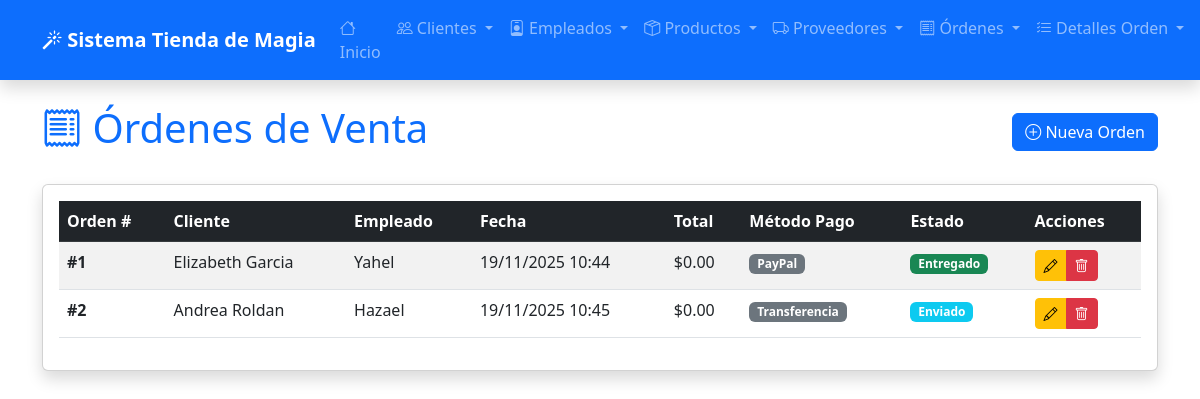
The app's page /ordenes/ with its own data.
### app_TiendadeMagia/models.py (models this page shows, shortened)
class OrdenDeVenta(models.Model):
    ESTADOS = [
        ('pendiente', 'Pendiente'),
        ('procesando', 'Procesando'),
        ('enviado', 'Enviado'),
        ('entregado', 'Entregado'),
        ('cancelado', 'Cancelado'),
    ]
    METODOS_PAGO = [
        ('efectivo', 'Efectivo'),
        ('tarjeta', 'Tarjeta'),
        ('transferencia', 'Transferencia'),
        ('paypal', 'PayPal'),
    ]
    cliente = models.ForeignKey(Cliente, on_delete=models.PROTECT)
    empleado = models.ForeignKey(Empleado, on_delete=models.PROTECT)
    fecha_orden = models.DateTimeField(auto_now_add=True)
    direccion_envio = models.CharField(max_length=500)
    metodo_pago = models.CharField(max_length=50, choices=METODOS_PAGO, default='efectivo')
    total = models.DecimalField(max_digits=10, decimal_places=2, default=0)
    estado = models.CharField(max_length=50, choices=ESTADOS, default='pendiente')
    comentarios = models.TextField(blank=True, null=True)

class Cliente(models.Model):
    nombre = models.CharField(max_length=255)
    email = models.EmailField()
    telefono = models.CharField(max_length=20)
    direccion = models.TextField()
    fecha_registro = models.DateField(auto_now_add=True)
    rfc = models.CharField(max_length=13, blank=True, null=True)

class Empleado(models.Model):
    usuario = models.OneToOneField(User, on_delete=models.CASCADE)
    puesto = models.CharField(max_length=100)
    telefono = models.CharField(max_length=20)
    fecha_contratacion = models.DateField(default=timezone.now)
    salario = models.DecimalField(max_digits=10, decimal_places=2, default=0)
    activo = models.BooleanField(default=True)

### app_TiendadeMagia/views.py (the view)
# urls.py: path('ordenes/', views.ver_ordenes, name='ver_ordenes'),
def ver_ordenes(request):
    ordenes = OrdenDeVenta.objects.all()
    return render(request, 'app_TiendadeMagia/orden_venta/ver_ordenes.html', {'ordenes': ordenes})

### app_TiendadeMagia/templates/app_TiendadeMagia/orden_venta/ver_ordenes.html (shortened to what this page needs)
<!DOCTYPE html>
<html lang="es">
<head>
    <link href="https://cdn.jsdelivr.net/npm/bootstrap@5.3.0/dist/css/bootstrap.min.css" rel="stylesheet">
    <link href="https://cdn.jsdelivr.net/npm/bootstrap-icons@1.10.0/font/bootstrap-icons.css" rel="stylesheet">
</head>
<body>
    {% include 'app_TiendadeMagia/navbar.html' %}
    <div class="container mt-4">
        <div class="d-flex justify-content-between align-items-center mb-4">
            <h1 class="text-primary">
                <i class="bi bi-receipt"></i> Órdenes de Venta
            </h1>
            <a href="{% url 'agregar_orden' %}" class="btn btn-primary">
                <i class="bi bi-plus-circle"></i> Nueva Orden
            </a>
        </div>
        {% if ordenes %}
        <div class="card shadow">
            <div class="card-body">
                <div class="table-responsive">
                    <table class="table table-striped table-hover">
                        <thead class="table-dark">
                            <tr>
                                <th>Orden #</th>
                                <th>Cliente</th>
                                <th>Empleado</th>
                                <th>Fecha</th>
                                <th>Total</th>
                                <th>Método Pago</th>
                                <th>Estado</th>
                                <th>Acciones</th>
                            </tr>
                        </thead>
                        <tbody>
                            {% for orden in ordenes %}
                            <tr>
                                <td><strong>#{{ orden.id }}</strong></td>
                                <td>{{ orden.cliente.nombre }}</td>
                                <td>{{ orden.empleado.usuario.first_name }}</td>
                                <td>{{ orden.fecha_orden|date:"d/m/Y H:i" }}</td>
                                <td>${{ orden.total }}</td>
                                <td>
                                    <span class="badge bg-secondary">{{ orden.get_metodo_pago_display }}</span>
                                </td>
                                <td>
                                    <span class="badge
                                        {% if orden.estado == 'entregado' %}bg-success
                                        {% elif orden.estado == 'procesando' %}bg-warning
                                        {% elif orden.estado == 'enviado' %}bg-info
                                        {% elif orden.estado == 'cancelado' %}bg-danger
                                        {% else %}bg-secondary{% endif %}">
                                        {{ orden.get_estado_display }}
                                    </span>
                                </td>
                                <td>
                                    <div class="btn-group btn-group-sm">
                                        <a href="{% url 'actualizar_orden' orden.id %}" class="btn btn-warning">
                                            <i class="bi bi-pencil"></i>
                                        </a>
                                        <a href="{% url 'borrar_orden' orden.id %}" class="btn btn-danger">
                                            <i class="bi bi-trash"></i>
                                        </a>
                                    </div>
                                </td>
                            </tr>
                            {% endfor %}
                        </tbody>
                    </table>
                </div>
            </div>
        </div>
        {% endif %}
    </div>
</body>
</html>

### app_TiendadeMagia/templates/app_TiendadeMagia/navbar.html (shortened to what this page needs)
<nav class="navbar navbar-expand-lg navbar-dark bg-primary shadow">
    <div class="container">
        <a class="navbar-brand" href="{% url 'inicio' %}">
            <i class="bi bi-magic"></i>
            <strong>Sistema Tienda de Magia</strong>
        </a>
        <div class="collapse navbar-collapse" id="navbarNav">
            <ul class="navbar-nav ms-auto">
                <li class="nav-item">
                    <a class="nav-link" href="{% url 'inicio' %}">
                        <i class="bi bi-house"></i> Inicio
                    </a>
                </li>
                <li class="nav-item dropdown">
                    <a class="nav-link dropdown-toggle" href="#" role="button" data-bs-toggle="dropdown">
                        <i class="bi bi-people"></i> Clientes
                    </a>
                </li>
                <li class="nav-item dropdown">
                    <a class="nav-link dropdown-toggle" href="#" role="button" data-bs-toggle="dropdown">
                        <i class="bi bi-person-badge"></i> Empleados
                    </a>
                </li>
                <li class="nav-item dropdown">
                    <a class="nav-link dropdown-toggle" href="#" role="button" data-bs-toggle="dropdown">
                        <i class="bi bi-box-seam"></i> Productos
                    </a>
                </li>
                <li class="nav-item dropdown">
                    <a class="nav-link dropdown-toggle" href="#" role="button" data-bs-toggle="dropdown">
                        <i class="bi bi-truck"></i> Proveedores
                    </a>
                </li>
                <li class="nav-item dropdown">
                    <a class="nav-link dropdown-toggle" href="#" role="button" data-bs-toggle="dropdown">
                        <i class="bi bi-receipt"></i> Órdenes
                    </a>
                </li>
                <li class="nav-item dropdown">
                    <a class="nav-link dropdown-toggle" href="#" role="button" data-bs-toggle="dropdown">
                        <i class="bi bi-list-check"></i> Detalles Orden
                    </a>
                </li>
            </ul>
        </div>
    </div>
</nav>

### records on screen
OrdenDeVenta: id "1", cliente.nombre "Elizabeth Garcia", empleado.usuario.first_name "Yahel", fecha_orden "19/11/2025 10:44", total "0.00", metodo_pago "PayPal", estado "Entregado"
OrdenDeVenta: id "2", cliente.nombre "Andrea Roldan", empleado.usuario.first_name "Hazael", fecha_orden "19/11/2025 10:45", total "0.00", metodo_pago "Transferencia", estado "Enviado"
